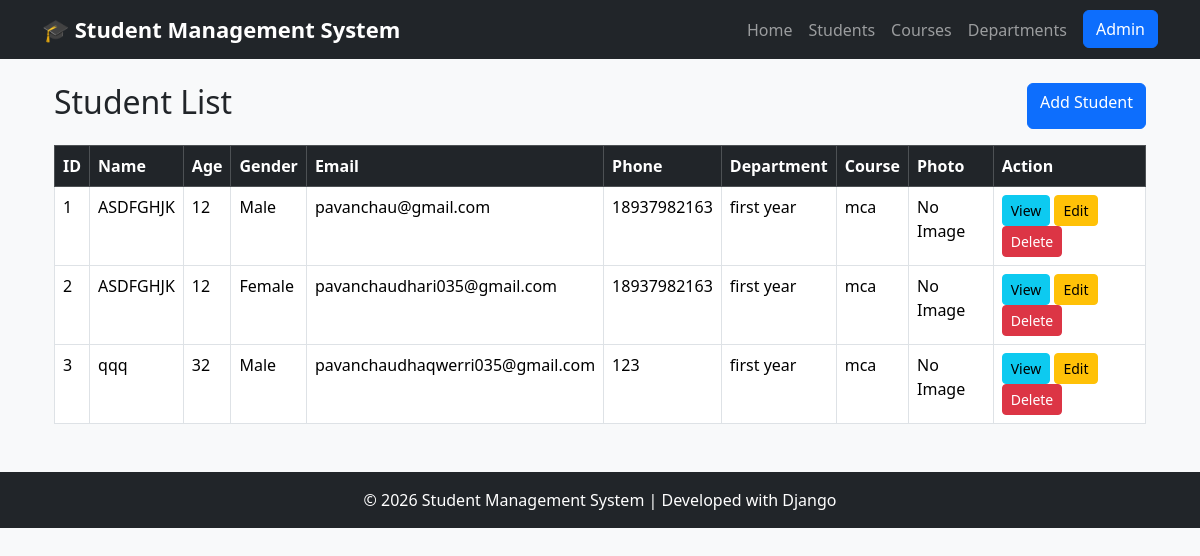
/students, run on the app's committed database.
### home/models.py (models this page shows, shortened)
class Student(models.Model):
    GENDER_CHOICES = [
        ('Male', 'Male'),
        ('Female', 'Female'),
        ('Other', 'Other'),
    ]
    name = models.CharField(max_length=100)
    age = models.IntegerField()
    gender = models.CharField(max_length=10, choices=GENDER_CHOICES)
    email = models.EmailField(unique=True)
    phone = models.CharField(max_length=15)
    address = models.TextField()
    department = models.ForeignKey(
        department,
        on_delete=models.CASCADE
    )
    course = models.ForeignKey(
        Course,
        on_delete=models.CASCADE
    )
    created_at = models.DateTimeField(auto_now_add=True)

class department(models.Model):
    department_name = models.CharField(max_length=100)
    def __str__(self):
        return self.department_name

class Course(models.Model):
    course_name = models.CharField(max_length=100)
    duration = models.CharField(max_length=50)
    fees = models.DecimalField(max_digits=10, decimal_places=2)
    def __str__(self):
        return self.course_name

### home/views.py (the view)
# urls.py: path('students', views.student_list, name='student_list'),
def student_list(request):
    students = Student.objects.all()
    return render(request, 'student_list.html', {'students': students})

### templates/student_list.html (shortened to what this page needs)
{% extends 'base.html' %}
{% block content %}
<div class="container mt-4">
    <div class="d-flex justify-content-between mb-3">
        <h2>Student List</h2>
        <a href="{% url 'add_student' %}" class="btn btn-primary">
            Add Student
        </a>
    </div>
    <table class="table table-bordered table-hover">
        <thead class="table-dark">
            <tr>
                <th>ID</th>
                <th>Name</th>
                <th>Age</th>
                <th>Gender</th>
                <th>Email</th>
                <th>Phone</th>
                <th>Department</th>
                <th>Course</th>
                <th>Photo</th>
                <th>Action</th>
            </tr>
        </thead>
        <tbody>
        {% for student in students %}
            <tr>
                <td>{{ student.id }}</td>
                <td>{{ student.name }}</td>
                <td>{{ student.age }}</td>
                <td>{{ student.gender }}</td>
                <td>{{ student.email }}</td>
                <td>{{ student.phone }}</td>
                <td>{{ student.department }}</td>
                <td>{{ student.course }}</td>
                <td>
                    {% if student.photo %}
                        <img src="{{ student.photo.url }}"
                             width="70"
                             height="70"
                             class="rounded-circle">
                    {% else %}
                        No Image
                    {% endif %}
                </td>
                <td>
                    <a href="#" class="btn btn-info btn-sm">
                        View
                    </a>
                    <a href="#" class="btn btn-warning btn-sm">
                        Edit
                    </a>
                    <a href="#" class="btn btn-danger btn-sm">
                        Delete
                    </a>
                </td>
            </tr>
        {% empty %}
            <tr>
                <td colspan="10" class="text-center">
                    No Students Found
                </td>
            </tr>
        {% endfor %}
        </tbody>
    </table>
</div>
{% endblock %}

### templates/base.html (shortened to what this page needs)
{% load static %}
<!DOCTYPE html>
<html lang="en">
<head>
    <link href="https://cdn.jsdelivr.net/npm/bootstrap@5.3.3/dist/css/bootstrap.min.css" rel="stylesheet">
    <link rel="stylesheet" href="{% static 'css/style.css' %}">
</head>
<body>
<nav class="navbar navbar-expand-lg navbar-dark bg-dark">
    <div class="container">
        <a class="navbar-brand fw-bold" href="/">
            🎓 Student Management System
        </a>
        <div class="collapse navbar-collapse" id="navbarNav">
            <ul class="navbar-nav ms-auto">
                <li class="nav-item">
                    <a class="nav-link" href="/home">Home</a>
                </li>
                <li class="nav-item">
                    <a class="nav-link" href="/students">Students</a>
                </li>
                <li class="nav-item">
                    <a class="nav-link" href="#">Courses</a>
                </li>
                <li class="nav-item">
                    <a class="nav-link" href="#">Departments</a>
                </li>
                <li class="nav-item">
                    <a class="btn btn-primary ms-2" href="/admin/">
                        Admin
                    </a>
                </li>
            </ul>
        </div>
    </div>
</nav>
<div class="container mt-4">
    {% block content %}
    {% endblock %}
</div>
<footer class="bg-dark text-white text-center mt-5 py-3">
    <p class="mb-0">
        © 2026 Student Management System | Developed with Django
    </p>
</footer>
</body>
</html>

### static/css/style.css (style rules this page uses)
body { background-color:#f8f9fa; }
footer { position:relative; bottom:0; width:100%; }
.navbar-brand { font-size:22px; }

### data on the page
Student: id "1", name "ASDFGHJK", age "12", gender "Male", email "pavanchau@gmail.com", phone "18937982163", department "first year", course "mca"
Student: id "2", name "ASDFGHJK", age "12", gender "Female", email "pavanchaudhari035@gmail.com", phone "18937982163", department "first year", course "mca"
Student: id "3", name "qqq", age "32", gender "Male", email "pavanchaudhaqwerri035@gmail.com", phone "123", department "first year", course "mca"
